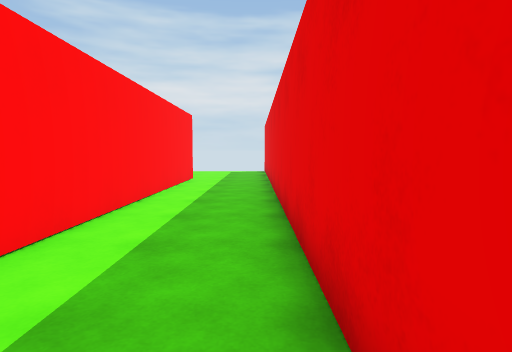
[1] (above)

20 first-person views from a walk through a scene from a Unity 3-D project. The camera is 1.2 m above the floor, tilts 4° down and sees 75° across. The floor is counted in squares, 1 m on a side. Each view is taken from the middle of a square. On the plan, view 1 faces up. The plan holds only what a view shows up to about 14 squares ahead; the rest is blank. The player character is not drawn.

[2]
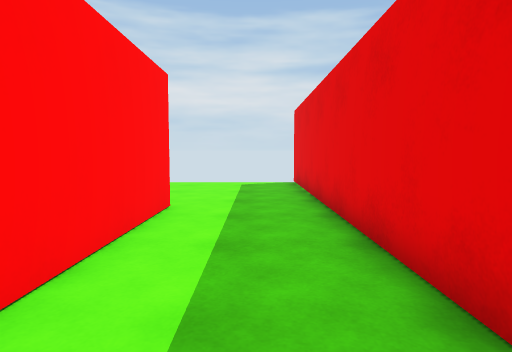

[3]
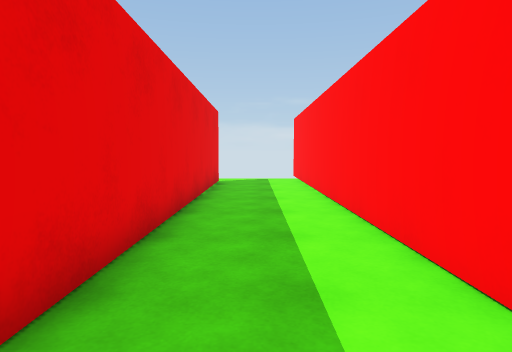

[4]
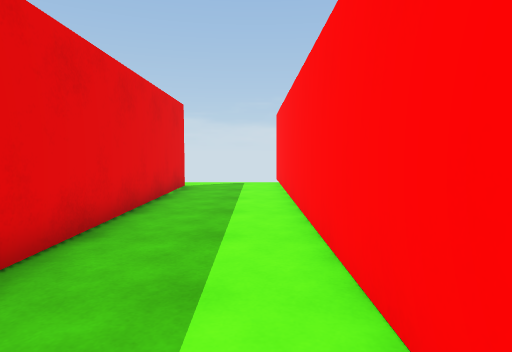

[5]
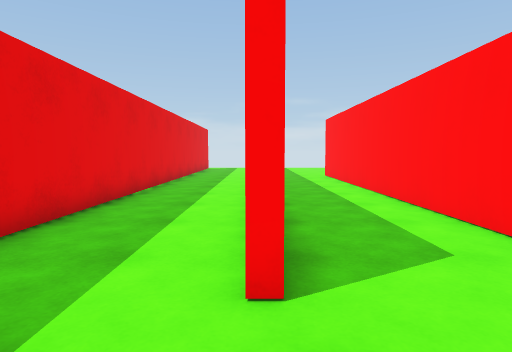

[6]
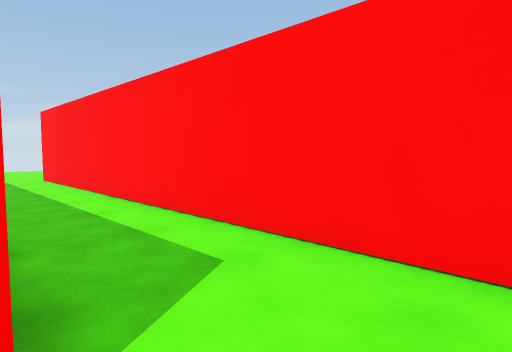

[7]
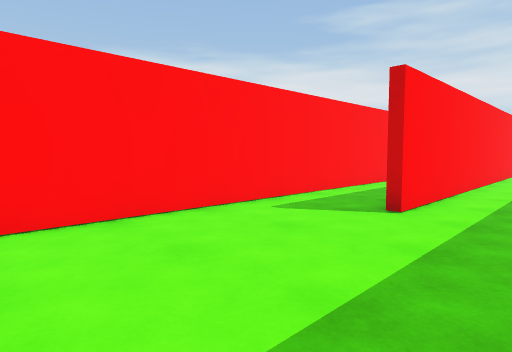

[8]
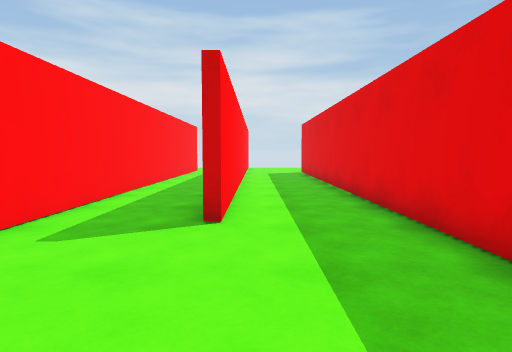

[9]
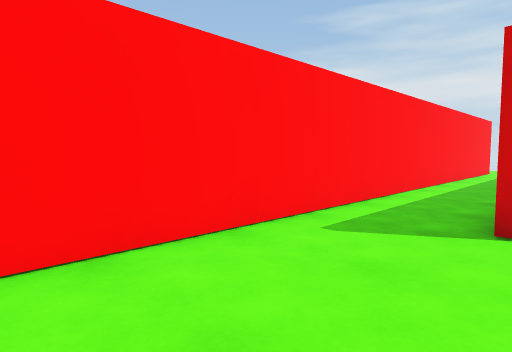

[10]
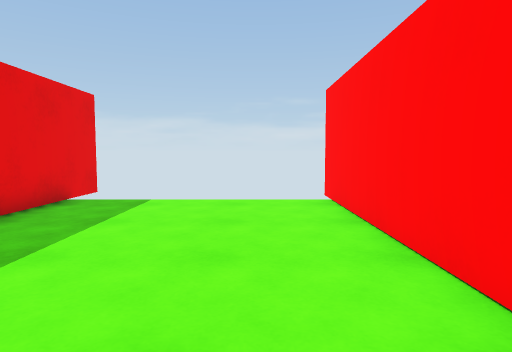

[11]
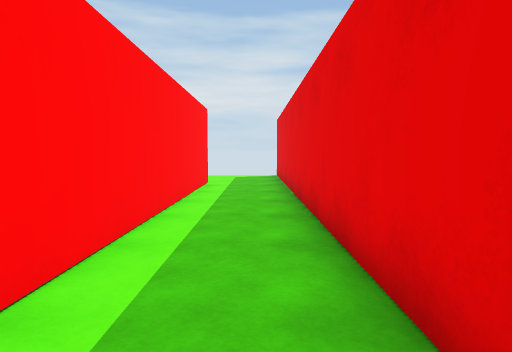

[12]
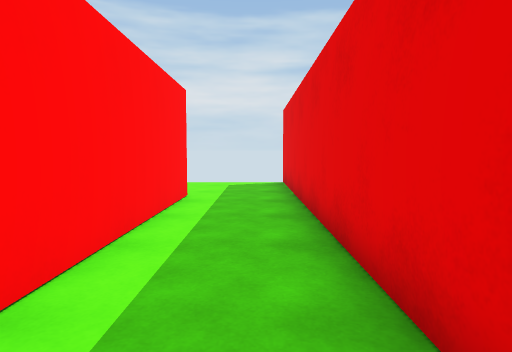

[13]
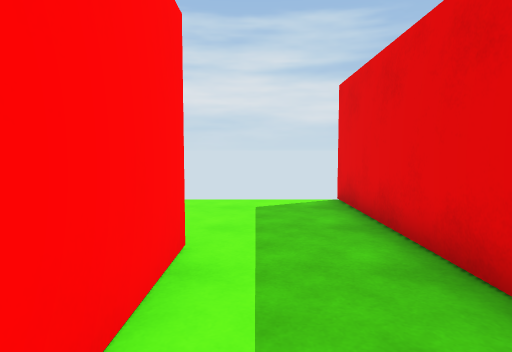

[14]
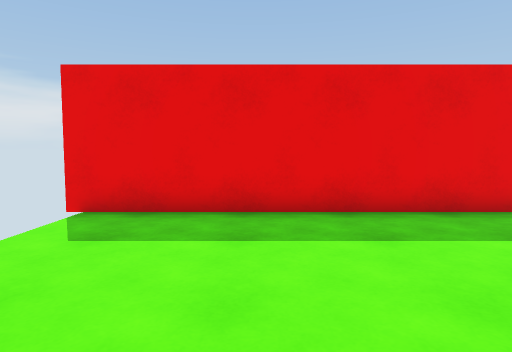

[15]
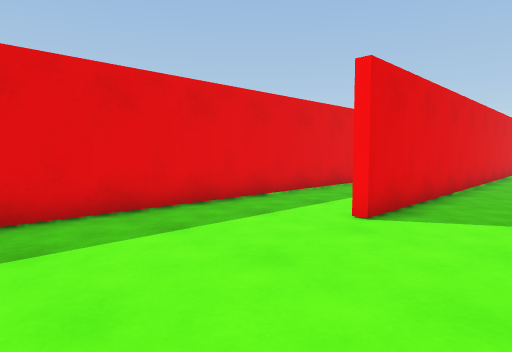

[16]
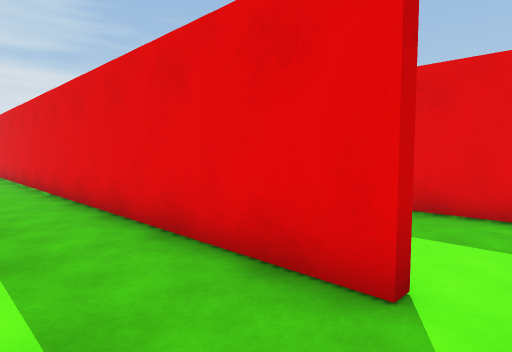

[17]
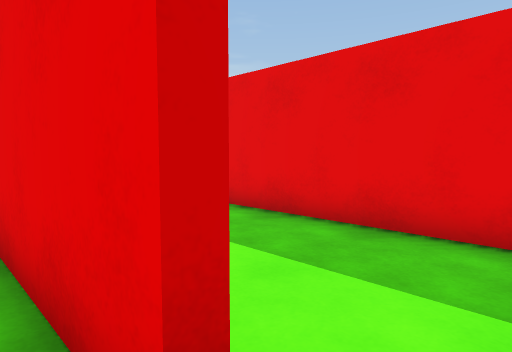

[18]
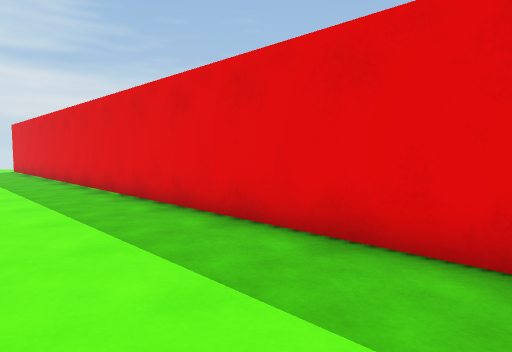

[19]
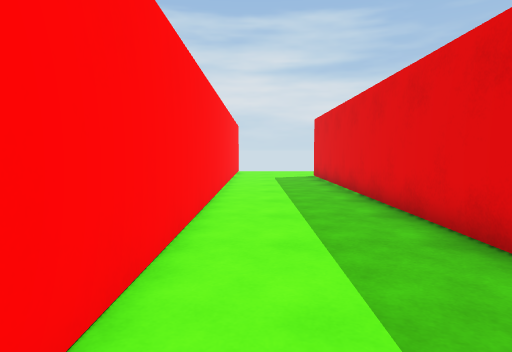

[20]
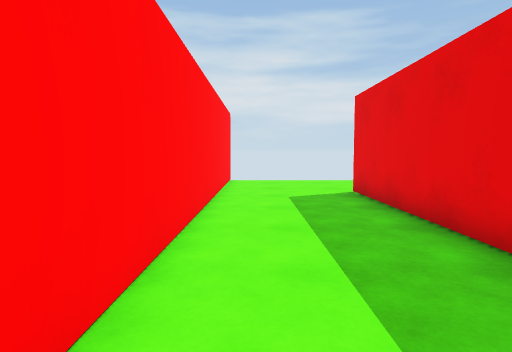

### Floor plan
Ten units are one square. View 1 is at (0, 0); x grows to the right and y downward. Boxes are objects, and circles mark ways between rooms. Rooms are numbered by the first view taken in them; rooms with no view inside come last. Other rooms are left out.
<svg viewBox="-104 -224 159 324">
<path fill="none" stroke="#000" d="M-69 -54 -69 -176M-32 15 -32 -155M-29 -155 -29 89M-66 -166 -66 -7 -70 -7M-99 -172 -99 92M10 70 6 70 6 -219M-32 95 -32 61M9 -206 9 -14M50 75 50 -172"/>
<circle cx="10" cy="75" r="3" fill="#2a7"/>
<text x="-40" y="-60">1</text>
<text x="30" y="-80">2</text>
</svg>
Room 1 opens to room 2.

Where each view was taken, in squares from view 1:
view 1: 0 up, 0 right, facing up
view 2: 8 up, 1 left, facing up
view 3: 7 up, 1 left, facing down
view 4: 5 up, 2 left, facing down
view 5: 18 up, 3 left, facing down
view 6: 17 up, 3 left, facing down-left
view 7: 6 down, 4 left, facing up-left
view 8: 5 down, 6 left, facing up
view 9: 5 down, 6 left, facing up-left
view 10: 0 up, 8 left, facing down
view 11: 4 up, 8 left, facing up
view 12: 8 up, 8 left, facing up
view 13: 13 up, 9 left, facing up
view 14: 18 up, 6 left, facing right
view 15: 21 up, 6 left, facing down-right
view 16: 8 down, 2 left, facing up-right
view 17: 8 down, 0 right, facing up-right
view 18: 8 down, 1 right, facing up-right
view 19: 0 up, 2 right, facing up
view 20: 7 up, 2 right, facing up
